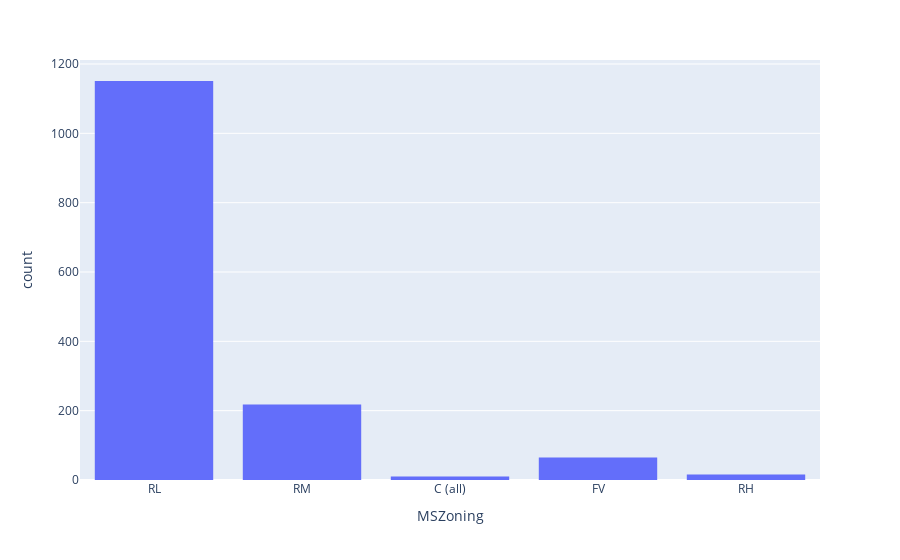

Notebook code for this chart:
### Markdown cell above
### MSZoning 

MSZoning: Identifies the general zoning classification of the sale.
		
A => Agriculture<br >
C => Commercial<br >
FV => Floating Village Residential<br >
I => Industrial<br >
RH => Residential High Density<br >
RL => Residential Low Density<br >
RP => Residential Low Density Park <br >
RM => Residential Medium Density<br >

### Code cell
explore('MSZoning')

### Figure 1 — Plotly figure (JSON) as saved in the notebook; plotly's stock layout.template omitted (floating-point values rounded to 4 significant figures; data arrays with more than 128 entries replaced by an {"elided": "..."} marker saying what was removed)
{"data": [{"alignmentgroup": "True", "bingroup": "x", "hovertemplate": "MSZoning=%{x}<br>count=%{y}<extra></extra>", "legendgroup": "", "marker": {"color": "#636efa", "pattern": {"shape": ""}}, "name": "", "offsetgroup": "", "orientation": "v", "showlegend": false, "type": "histogram", "x": {"elided": "1460 str values"}, "xaxis": "x", "yaxis": "y"}], "layout": {"barmode": "relative", "legend": {"tracegroupgap": 0}, "margin": {"t": 60}, "xaxis": {"anchor": "y", "domain": [0, 1], "title": {"text": "MSZoning"}}, "yaxis": {"anchor": "x", "domain": [0, 1], "title": {"text": "count"}}}}
